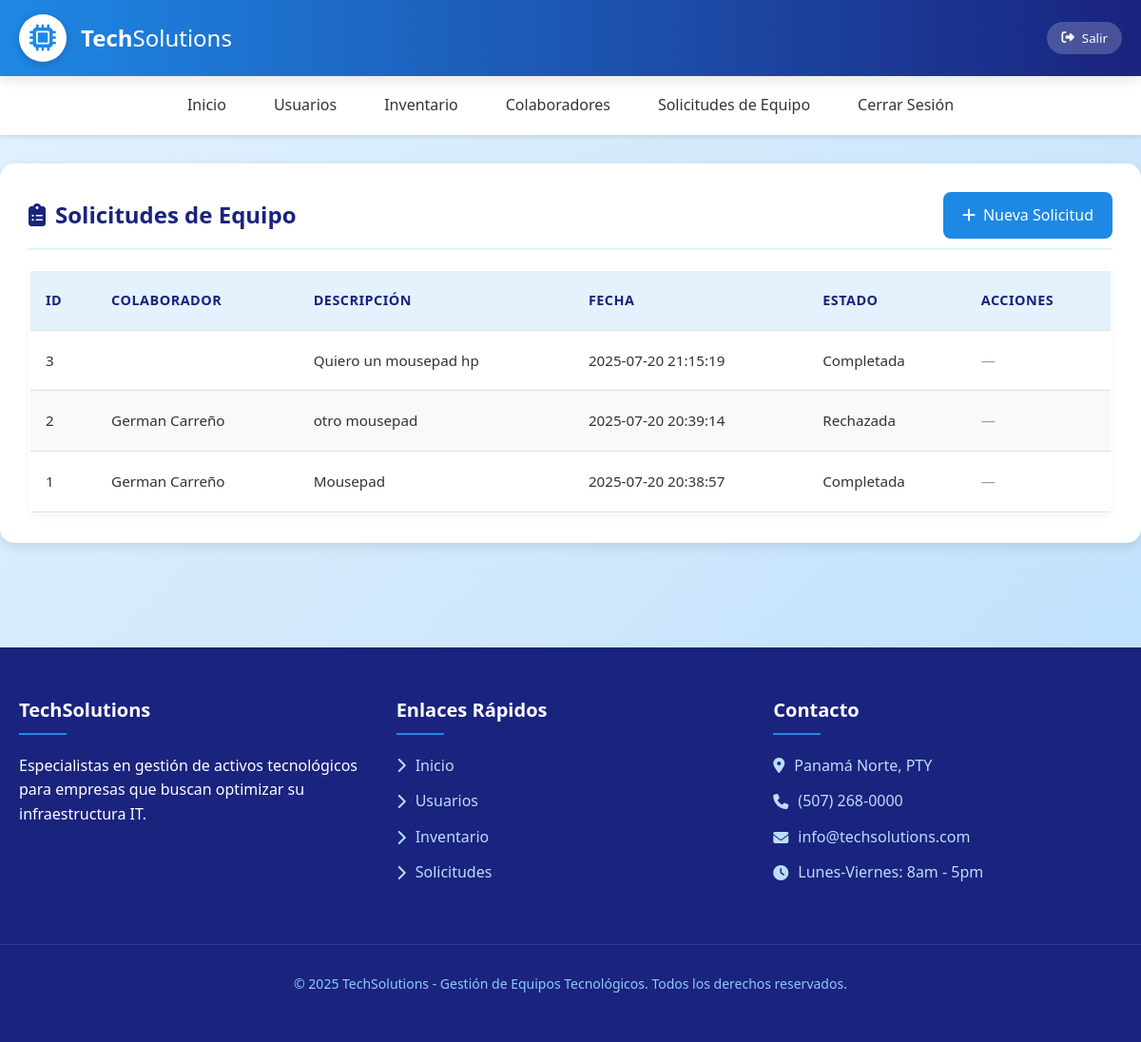
Page /cmdb/public/necesidades_listar.php (signed in) on the committed database.
### tables this page shows
CREATE TABLE IF NOT EXISTS `necesidades_equipo` (
  `id` int NOT NULL AUTO_INCREMENT,
  `colaborador_id` int NOT NULL,
  `descripcion` text NOT NULL,
  `fecha_solicitud` datetime NOT NULL DEFAULT CURRENT_TIMESTAMP,
  `estado` enum('pendiente','completada','rechazada') NOT NULL DEFAULT 'pendiente',
  PRIMARY KEY (`id`)
);

CREATE TABLE IF NOT EXISTS `colaboradores` (
  `id` int NOT NULL AUTO_INCREMENT,
  `nombre` varchar(50) NOT NULL,
  `apellido` varchar(50) NOT NULL,
  `identificacion` varchar(30) NOT NULL,
  `foto` varchar(255) DEFAULT NULL,
  `ubicacion` varchar(100) DEFAULT NULL,
  `telefono` varchar(20) DEFAULT NULL,
  `correo` varchar(100) DEFAULT NULL,
  `estado` enum('activo','inactivo') DEFAULT 'activo',
  PRIMARY KEY (`id`),
  UNIQUE KEY `identificacion` (`identificacion`)
);

### cmdb/models/Conexion.php (called while the page is built, shortened)
<?php
class Conexion {
    public static function conectar() {
        try {
            $pdo = new PDO("mysql:host=" . DB_HOST . ";dbname=" . DB_NAME, DB_USER, DB_PASS);
            $pdo->setAttribute(PDO::ATTR_ERRMODE, PDO::ERRMODE_EXCEPTION);
            return $pdo;
        } catch (PDOException $e) {
            die("Error de conexión: " . $e->getMessage());
        }
    }
}

### cmdb/models/Necesidad.php (called while the page is built, shortened)
<?php
require_once 'Conexion.php';
class Necesidad
{
    private $pdo;
    public function __construct()
    {
        $this->pdo = Conexion::conectar();
    }
    public function listar()
    {
        $sql = "SELECT ne.id, ne.colaborador_id, c.nombre, c.apellido,
                       ne.descripcion, ne.fecha_solicitud, ne.estado
                  FROM necesidades_equipo ne
             LEFT JOIN colaboradores c ON c.id = ne.colaborador_id
              ORDER BY ne.fecha_solicitud DESC";
        return $this->pdo->query($sql)->fetchAll(PDO::FETCH_ASSOC);
    }
}
?>

### cmdb/public/necesidades_listar.php (the view, shortened to what this page needs)
<?php
require_once __DIR__ . '/../models/Necesidad.php';
$model = new Necesidad();
$solicitudes = $model->listar();
?>
<!DOCTYPE html>
<html lang="es">
<head>
    <link rel="stylesheet" href="https://cdnjs.cloudflare.com/ajax/libs/font-awesome/6.4.0/css/all.min.css">
</head>
<body>
    <header>
        <div class="header-container container">
            <div class="logo">
                <div class="logo-icon">
                    <i class="fas fa-microchip"></i>
                </div>
                <div class="logo-text">Tech<span>Solutions</span></div>
            </div>
            <div class="user-info">
                <button class="logout-btn" onclick="window.location.href='logout.php'">
                    <i class="fas fa-sign-out-alt"></i> Salir
                </button>
            </div>
        </div>
    </header>
    <?php include __DIR__ . '/menu.php'; ?>
    <div class="dashboard container">
        <div class="dashboard-container">
            <div class="section-title">
                <h2><i class="fas fa-clipboard-list"></i> Solicitudes de Equipo</h2>
                <a href="necesidades_formulario.php" class="btn btn-primary">
                    <i class="fas fa-plus"></i> Nueva Solicitud
                </a>
            </div>
            <?php if (empty($solicitudes)): ?>
                <div class="empty-state">
                    <p>No hay solicitudes registradas en el sistema.</p>
                    <a href="necesidades_formulario.php" class="btn btn-primary">
                        <i class="fas fa-plus"></i> Crear primera solicitud
                    </a>
                </div>
            <?php else: ?>
                <div class="table-container">
                    <table class="table-listar">
                        <thead>
                            <tr>
                                <th>ID</th>
                                <th>Colaborador</th>
                                <th>Descripción</th>
                                <th>Fecha</th>
                                <th>Estado</th>
                                <th>Acciones</th>
                            </tr>
                        </thead>
                        <tbody>
                            <?php foreach ($solicitudes as $s):
                                $pend = $s['estado'] === 'pendiente';
                            ?>
                                <tr>
                                    <td><?= $s['id'] ?></td>
                                    <td><?= htmlspecialchars($s['nombre'].' '.$s['apellido']) ?></td>
                                    <td style="white-space: normal;"><?= htmlspecialchars($s['descripcion']) ?></td>
                                    <td><?= $s['fecha_solicitud'] ?></td>
                                    <td>
                                        <span class="estado-<?= $s['estado'] ?>">
                                            <?= ucfirst($s['estado']) ?>
                                        </span>
                                    </td>
                                    <td>
                                        <div class="actions">
                                            <?php if ($pend): ?>
                                                <form method="post" action="necesidades_procesar.php" style="display:inline">
                                                    <input type="hidden" name="id" value="<?= $s['id'] ?>">
                                                    <button type="submit" name="accion" value="completar" class="btn-sm btn-completar">
                                                        <i class="fas fa-check"></i> Completar
                                                    </button>
                                                </form>
                                                <form method="post" action="necesidades_procesar.php" style="display:inline">
                                                    <input type="hidden" name="id" value="<?= $s['id'] ?>">
                                                    <button type="submit" name="accion" value="rechazar" class="btn-sm btn-rechazar">
                                                        <i class="fas fa-times"></i> Rechazar
                                                    </button>
                                                </form>
                                            <?php else: ?>
                                                <span style="color:#999">—</span>
                                            <?php endif; ?>
                                        </div>
                                    </td>
                                </tr>
                            <?php endforeach; ?>
                        </tbody>
                    </table>
                </div>
            <?php endif; ?>
        </div>
    </div>
    <footer>
        <div class="container footer-container">
            <div class="footer-section">
                <h3 class="footer-title">TechSolutions</h3>
                <p>Especialistas en gestión de activos tecnológicos para empresas que buscan optimizar su infraestructura IT.</p>
            </div>
            <div class="footer-section">
                <h3 class="footer-title">Enlaces Rápidos</h3>
                <ul class="footer-links">
                    <li><a href="dashboard.php"><i class="fas fa-chevron-right"></i> Inicio</a></li>
                    <li><a href="usuarios_listar.php"><i class="fas fa-chevron-right"></i> Usuarios</a></li>
                    <li><a href="inventario_listar.php"><i class="fas fa-chevron-right"></i> Inventario</a></li>
                    <li><a href="necesidades_listar.php"><i class="fas fa-chevron-right"></i> Solicitudes</a></li>
                </ul>
            </div>
            <div class="footer-section">
                <h3 class="footer-title">Contacto</h3>
                <ul class="footer-links">
                    <li><a href="#"><i class="fas fa-map-marker-alt"></i> Panamá Norte, PTY</a></li>
                    <li><a href="#"><i class="fas fa-phone"></i> (507) 268-0000</a></li>
                    <li><a href="#"><i class="fas fa-envelope"></i> info@techsolutions.com</a></li>
                    <li><a href="#"><i class="fas fa-clock"></i> Lunes-Viernes: 8am - 5pm</a></li>
                </ul>
            </div>
        </div>
        <div class="copyright container">
            &copy; 2025 TechSolutions - Gestión de Equipos Tecnológicos. Todos los derechos reservados.
        </div>
    </footer>
</body>
</html>

### cmdb/public/menu.php (shortened to what this page needs)
<nav class="menu-horizontal">
  <ul>
    <li><a href="dashboard.php">Inicio</a></li>
    <li><a href="usuarios_listar.php">Usuarios</a></li>
    <li><a href="inventario_listar.php">Inventario</a></li>
    <li><a href="colaboradores_listar.php">Colaboradores</a></li>
    <li><a href="necesidades_listar.php">Solicitudes de Equipo</a></li>
    <li><a href="logout.php">Cerrar Sesión</a></li>
  </ul>
</nav>

### cmdb/public/necesidades_listar.php (style rules this page uses)
* { margin: 0; padding: 0; box-sizing: border-box; font-family: 'Segoe UI', Tahoma, Geneva, Verdana, sans-serif; }
:root { --primary: #1e88e5; --primary-dark: #1565c0; --secondary: #0d47a1; --light: #e3f2fd; --dark: #1a237e; --gray: #f5f5f5; --text: #333; --white: #ffffff; --shadow: 0 4px 12px rgba(0, 0, 0, 0.1); --success: #43a047; --error: #e53935; --warning: #ff9800; }
body { background: linear-gradient(135deg, #e3f2fd, #bbdefb); color: var(--text); min-height: 100vh; line-height: 1.6; }
.container { max-width: 1200px; margin: 0 auto; padding: 20px; }
header { background: linear-gradient(to right, var(--primary), var(--dark)); color: var(--white); box-shadow: var(--shadow); position: sticky; top: 0; z-index: 100; }
.header-container { display: flex; justify-content: space-between; align-items: center; padding: 15px 20px; }
.logo { display: flex; align-items: center; gap: 15px; }
.logo-icon { font-size: 28px; background: var(--white); color: var(--primary); width: 50px; height: 50px; border-radius: 50%; display: flex; align-items: center; justify-content: center; box-shadow: 0 2px 8px rgba(0,0,0,0.2); }
.logo-text { font-size: 24px; font-weight: 700; }
.logo-text span { font-weight: 300; }
.user-info { display: flex; align-items: center; gap: 15px; }
.logout-btn { background: rgba(255,255,255,0.2); border: none; padding: 8px 15px; border-radius: 30px; color: var(--white); cursor: pointer; transition: all 0.3s; display: flex; align-items: center; gap: 8px; }
.menu-horizontal { background: var(--white); box-shadow: 0 2px 5px rgba(0,0,0,0.1); }
.menu-horizontal ul { display: flex; list-style: none; justify-content: center; flex-wrap: wrap; }
.menu-horizontal li { padding: 0; }
.menu-horizontal a { display: block; padding: 18px 25px; color: var(--text); text-decoration: none; font-weight: 500; transition: all 0.3s; position: relative; }
.dashboard { padding: 30px 0; }
.dashboard-container { background: var(--white); border-radius: 15px; padding: 30px; margin-bottom: 30px; box-shadow: var(--shadow); }
.section-title { display: flex; align-items: center; justify-content: space-between; margin-bottom: 20px; padding-bottom: 10px; border-bottom: 2px solid var(--light); }
.section-title h2 { color: var(--dark); display: flex; align-items: center; gap: 10px; }
.btn { display: inline-flex; align-items: center; gap: 8px; padding: 12px 20px; border-radius: 8px; text-decoration: none; font-weight: 500; transition: all 0.3s; border: none; cursor: pointer; font-size: 16px; }
.btn-primary { background: var(--primary); color: var(--white); }
.table-container { overflow-x: auto; border-radius: 10px; box-shadow: 0 2px 8px rgba(0, 0, 0, 0.05); margin-top: 20px; padding: 2px; }
.table-listar { width: 100%; border-collapse: collapse; margin: 0; font-size: 0.95rem; min-width: 1000px; }
.table-listar th, .table-listar td { padding: 1.2rem 1rem; text-align: left; border-bottom: 1px solid #e0e0e0; vertical-align: middle; white-space: nowrap; }
.table-listar th { background-color: var(--light); color: var(--dark); font-weight: 600; text-transform: uppercase; font-size: 0.9rem; letter-spacing: 0.5px; position: sticky; top: 0; }
.table-listar tr:nth-child(even) { background-color: #f9f9f9; }
.actions { display: flex; gap: 8px; flex-wrap: nowrap; justify-content: flex-start; }
footer { background: var(--dark); color: var(--white); padding: 30px 0; margin-top: 50px; }
.footer-container { display: flex; justify-content: space-between; flex-wrap: wrap; gap: 30px; }
.footer-section { flex: 1; min-width: 250px; }
.footer-title { font-size: 20px; margin-bottom: 20px; position: relative; padding-bottom: 10px; }
.footer-title::after { content: ''; position: absolute; bottom: 0; left: 0; width: 50px; height: 2px; background: var(--primary); }
.footer-links { list-style: none; }
.footer-links li { margin-bottom: 12px; }
.footer-links a { color: #bbdefb; text-decoration: none; transition: all 0.3s; display: flex; align-items: center; gap: 10px; }
.copyright { text-align: center; padding-top: 30px; margin-top: 30px; border-top: 1px solid rgba(255,255,255,0.1); color: #90caf9; font-size: 14px; }

### rows in the picture
necesidades_equipo: id "3", descripcion "Quiero un mousepad hp", fecha_solicitud "2025-07-20 21:15:19", estado "Completada"
necesidades_equipo: id "2", colaborador.apellido "German Carreño", descripcion "otro mousepad", fecha_solicitud "2025-07-20 20:39:14", estado "Rechazada"
necesidades_equipo: id "1", colaborador.apellido "German Carreño", descripcion "Mousepad", fecha_solicitud "2025-07-20 20:38:57", estado "Completada"
